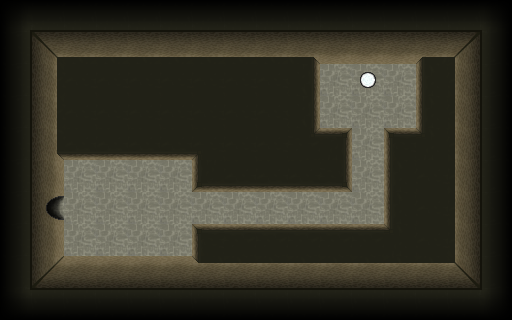

This is a level from a 2D game, rendered from its Tiled map with the project's own tilesets. A one-line summary and the complete map file follow:
An orthogonal 16x10 tile map with 32x32 px tiles, 2 tile layers (base, interaction).

<map version="1.8" tiledversion="1.8.5" orientation="orthogonal" renderorder="right-down" width="16" height="10" tilewidth="32" tileheight="32" infinite="0" nextlayerid="3" nextobjectid="1">
 <tileset firstgid="1" source="../tileset/tileset.tsx" />
 <layer id="1" name="base" width="16" height="10">
  <data encoding="csv">
77,2684354638,2684354638,2684354638,2684354638,2684354638,2684354638,2684354638,2684354638,2684354638,2684354638,2684354638,2684354638,2684354638,2684354638,2684354637,
78,1610612807,1610612809,1610612809,1610612809,1610612809,1610612809,1610612809,1610612809,1610612810,1610612808,1610612808,1610612808,80,71,3221225550,
78,3221225545,63,63,63,63,63,63,63,1610612803,1,3,1,2684354627,73,3221225550,
78,3221225545,63,63,63,63,63,63,63,1610612803,1,1,1,2684354627,73,3221225550,
78,1610612816,67,67,67,67,66,63,63,3221225538,2684354622,1,62,2684354626,73,3221225550,
78,3221225544,1,1,1,1,1610612798,67,67,67,3221225534,1,2684354627,63,73,3221225550,
78,1610612811,1,1,1,1,1,1,1,1,1,1,2684354627,63,73,3221225550,
78,3221225544,1,1,1,1,62,3221225539,3221225539,3221225539,3221225539,3221225539,2684354626,63,73,3221225550,
78,3221225542,2684354632,2684354632,2684354632,2684354632,2684354634,2684354633,2684354633,2684354633,2684354633,2684354633,2684354633,2684354633,2684354631,3221225550,
1610612813,1610612814,1610612814,1610612814,1610612814,1610612814,1610612814,1610612814,1610612814,1610612814,1610612814,1610612814,1610612814,1610612814,1610612814,3221225549
</data>
 </layer>
 <layer id="2" name="interaction" width="16" height="10">
  <data encoding="csv">
0,0,0,0,0,0,0,0,0,0,0,0,0,0,0,0,
0,0,0,0,0,0,0,0,0,0,0,0,0,0,0,0,
0,0,0,0,0,0,0,0,0,0,0,0,0,0,0,0,
0,0,0,0,0,0,0,0,0,0,0,0,0,0,0,0,
0,0,0,0,0,0,0,0,0,0,0,0,0,0,0,0,
0,0,0,0,0,0,0,0,0,0,0,0,0,0,0,0,
0,0,0,0,0,0,0,0,0,0,0,0,0,0,0,0,
0,0,0,0,0,0,0,0,0,0,0,0,0,0,0,0,
0,0,0,0,0,0,0,0,0,0,0,0,0,0,0,0,
0,0,0,0,0,0,0,0,0,0,0,0,0,0,0,0
</data>
 </layer>
</map>
